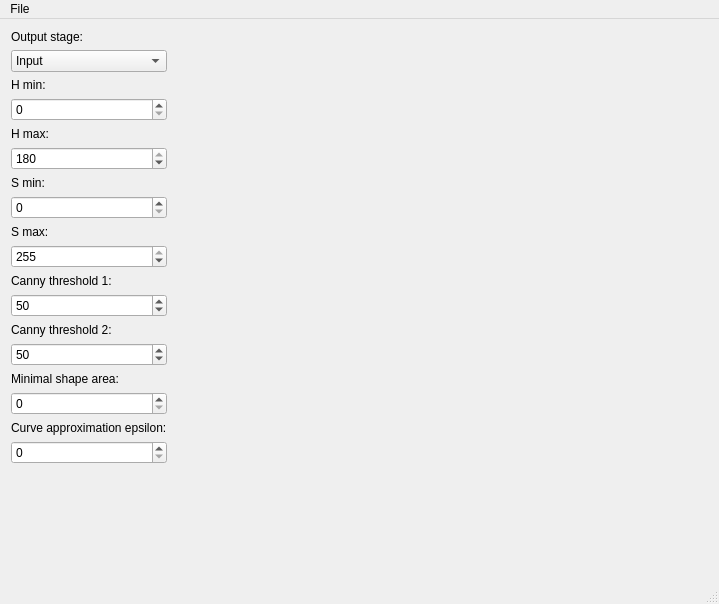
<?xml version="1.0" encoding="UTF-8"?>
<ui version="4.0">
 <class>MainWindow</class>
 <widget class="QMainWindow" name="MainWindow">
  <property name="geometry">
   <rect>
    <x>0</x>
    <y>0</y>
    <width>719</width>
    <height>604</height>
   </rect>
  </property>
  <property name="windowTitle">
   <string>MainWindow</string>
  </property>
  <widget class="QWidget" name="centralWidget">
   <layout class="QHBoxLayout" name="horizontalLayout_2">
    <item>
     <layout class="QVBoxLayout" name="verticalLayout">
      <property name="sizeConstraint">
       <enum>QLayout::SetMinimumSize</enum>
      </property>
      <item>
       <widget class="QLabel" name="label">
        <property name="sizePolicy">
         <sizepolicy hsizetype="Minimum" vsizetype="Fixed">
          <horstretch>0</horstretch>
          <verstretch>0</verstretch>
         </sizepolicy>
        </property>
        <property name="text">
         <string>Output stage:</string>
        </property>
       </widget>
      </item>
      <item>
       <widget class="QComboBox" name="stage_selector">
        <property name="sizePolicy">
         <sizepolicy hsizetype="Preferred" vsizetype="Fixed">
          <horstretch>0</horstretch>
          <verstretch>0</verstretch>
         </sizepolicy>
        </property>
        <item>
         <property name="text">
          <string>Input</string>
         </property>
        </item>
        <item>
         <property name="text">
          <string>Filter</string>
         </property>
        </item>
        <item>
         <property name="text">
          <string>Edges</string>
         </property>
        </item>
        <item>
         <property name="text">
          <string>Contours</string>
         </property>
        </item>
       </widget>
      </item>
      <item>
       <widget class="QLabel" name="label_2">
        <property name="text">
         <string>H min:</string>
        </property>
       </widget>
      </item>
      <item>
       <widget class="QSpinBox" name="hmin_input">
        <property name="maximum">
         <number>180</number>
        </property>
       </widget>
      </item>
      <item>
       <widget class="QLabel" name="label_3">
        <property name="text">
         <string>H max:</string>
        </property>
       </widget>
      </item>
      <item>
       <widget class="QSpinBox" name="hmax_input">
        <property name="maximum">
         <number>180</number>
        </property>
        <property name="value">
         <number>180</number>
        </property>
       </widget>
      </item>
      <item>
       <widget class="QLabel" name="label_4">
        <property name="text">
         <string>S min:</string>
        </property>
       </widget>
      </item>
      <item>
       <widget class="QSpinBox" name="smin_input">
        <property name="maximum">
         <number>255</number>
        </property>
       </widget>
      </item>
      <item>
       <widget class="QLabel" name="label_5">
        <property name="text">
         <string>S max:</string>
        </property>
       </widget>
      </item>
      <item>
       <widget class="QSpinBox" name="smax_input">
        <property name="maximum">
         <number>255</number>
        </property>
        <property name="value">
         <number>255</number>
        </property>
       </widget>
      </item>
      <item>
       <widget class="QLabel" name="label_8">
        <property name="text">
         <string>Canny threshold 1:</string>
        </property>
       </widget>
      </item>
      <item>
       <widget class="QSpinBox" name="threshold1_input">
        <property name="maximum">
         <number>100</number>
        </property>
        <property name="value">
         <number>50</number>
        </property>
       </widget>
      </item>
      <item>
       <widget class="QLabel" name="label_9">
        <property name="text">
         <string>Canny threshold 2:</string>
        </property>
       </widget>
      </item>
      <item>
       <widget class="QSpinBox" name="threshold2_input">
        <property name="maximum">
         <number>100</number>
        </property>
        <property name="value">
         <number>50</number>
        </property>
       </widget>
      </item>
      <item>
       <widget class="QLabel" name="label_6">
        <property name="text">
         <string>Minimal shape area:</string>
        </property>
       </widget>
      </item>
      <item>
       <widget class="QSpinBox" name="minarea_input">
        <property name="maximum">
         <number>1000000000</number>
        </property>
       </widget>
      </item>
      <item>
       <widget class="QLabel" name="label_7">
        <property name="text">
         <string>Curve approximation epsilon:</string>
        </property>
       </widget>
      </item>
      <item>
       <widget class="QSpinBox" name="epsilon_input">
        <property name="maximum">
         <number>1000000000</number>
        </property>
       </widget>
      </item>
      <item>
       <spacer name="verticalSpacer">
        <property name="orientation">
         <enum>Qt::Vertical</enum>
        </property>
        <property name="sizeHint" stdset="0">
         <size>
          <width>20</width>
          <height>40</height>
         </size>
        </property>
       </spacer>
      </item>
     </layout>
    </item>
    <item>
     <widget class="QLabel" name="display">
      <property name="sizePolicy">
       <sizepolicy hsizetype="Expanding" vsizetype="Expanding">
        <horstretch>0</horstretch>
        <verstretch>0</verstretch>
       </sizepolicy>
      </property>
      <property name="text">
       <string/>
      </property>
     </widget>
    </item>
   </layout>
  </widget>
  <widget class="QMenuBar" name="menuBar">
   <property name="geometry">
    <rect>
     <x>0</x>
     <y>0</y>
     <width>719</width>
     <height>19</height>
    </rect>
   </property>
   <widget class="QMenu" name="menuFile">
    <property name="title">
     <string>File</string>
    </property>
    <addaction name="separator"/>
    <addaction name="actionOpen"/>
    <addaction name="actionSave"/>
    <addaction name="actionQuit"/>
   </widget>
   <addaction name="menuFile"/>
  </widget>
  <widget class="QStatusBar" name="statusBar"/>
  <action name="actionOpen">
   <property name="text">
    <string>Open</string>
   </property>
  </action>
  <action name="actionSave">
   <property name="text">
    <string>Save</string>
   </property>
  </action>
  <action name="actionQuit">
   <property name="text">
    <string>Quit</string>
   </property>
  </action>
 </widget>
 <layoutdefault spacing="6" margin="11"/>
 <resources/>
 <connections/>
</ui>
